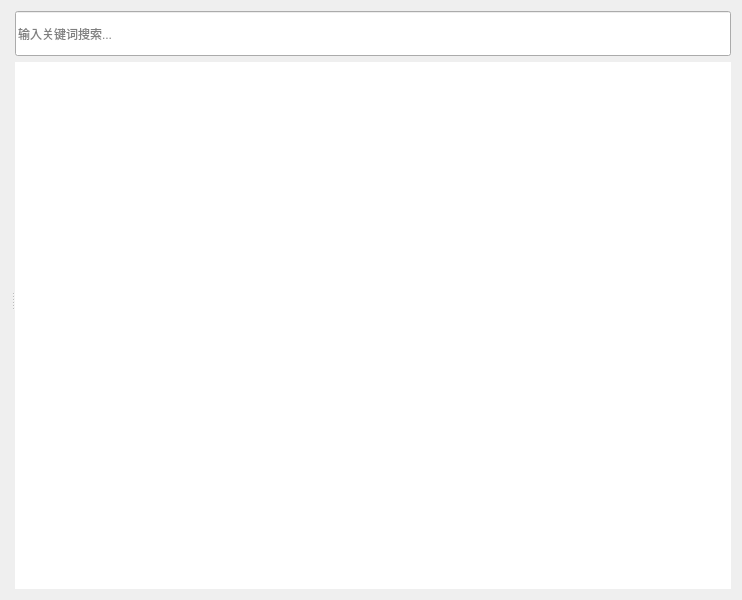
<?xml version="1.0" encoding="UTF-8"?>
<ui version="4.0">
 <class>HelpWidget</class>
 <widget class="QWidget" name="HelpWidget">
  <property name="geometry">
   <rect>
    <x>0</x>
    <y>0</y>
    <width>742</width>
    <height>600</height>
   </rect>
  </property>
  <property name="windowTitle">
   <string>帮助文档</string>
  </property>
  <property name="windowIcon">
   <iconset resource="../../resource.qrc">
    <normaloff>:/icon/resources/icons/H.png</normaloff>:/icon/resources/icons/H.png</iconset>
  </property>
  <property name="styleSheet">
   <string notr="true"/>
  </property>
  <layout class="QVBoxLayout" name="verticalLayout">
   <item>
    <widget class="QSplitter" name="splitter">
     <property name="minimumSize">
      <size>
       <width>0</width>
       <height>0</height>
      </size>
     </property>
     <property name="styleSheet">
      <string notr="true">QSplitter{
	border:none;
}
QTextBrowser{
	border:none;
}</string>
     </property>
     <property name="orientation">
      <enum>Qt::Orientation::Horizontal</enum>
     </property>
     <property name="handleWidth">
      <number>4</number>
     </property>
     <widget class="QWidget" name="sideNavWidget" native="true">
      <property name="minimumSize">
       <size>
        <width>0</width>
        <height>0</height>
       </size>
      </property>
      <property name="maximumSize">
       <size>
        <width>16777215</width>
        <height>16777215</height>
       </size>
      </property>
      <layout class="QVBoxLayout" name="verticalLayout_2"/>
     </widget>
     <widget class="QWidget" name="mainContentWidget" native="true">
      <layout class="QVBoxLayout" name="verticalLayout_3">
       <item>
        <layout class="QHBoxLayout" name="horizontalLayout_3">
         <item>
          <widget class="QLineEdit" name="searchLineEdit">
           <property name="minimumSize">
            <size>
             <width>0</width>
             <height>45</height>
            </size>
           </property>
           <property name="maximumSize">
            <size>
             <width>16777215</width>
             <height>45</height>
            </size>
           </property>
           <property name="placeholderText">
            <string>输入关键词搜索...</string>
           </property>
          </widget>
         </item>
        </layout>
       </item>
       <item>
        <widget class="QTextBrowser" name="textBrowser"/>
       </item>
      </layout>
     </widget>
    </widget>
   </item>
  </layout>
 </widget>
 <resources>
  <include location="../../resource.qrc"/>
 </resources>
 <connections/>
</ui>
